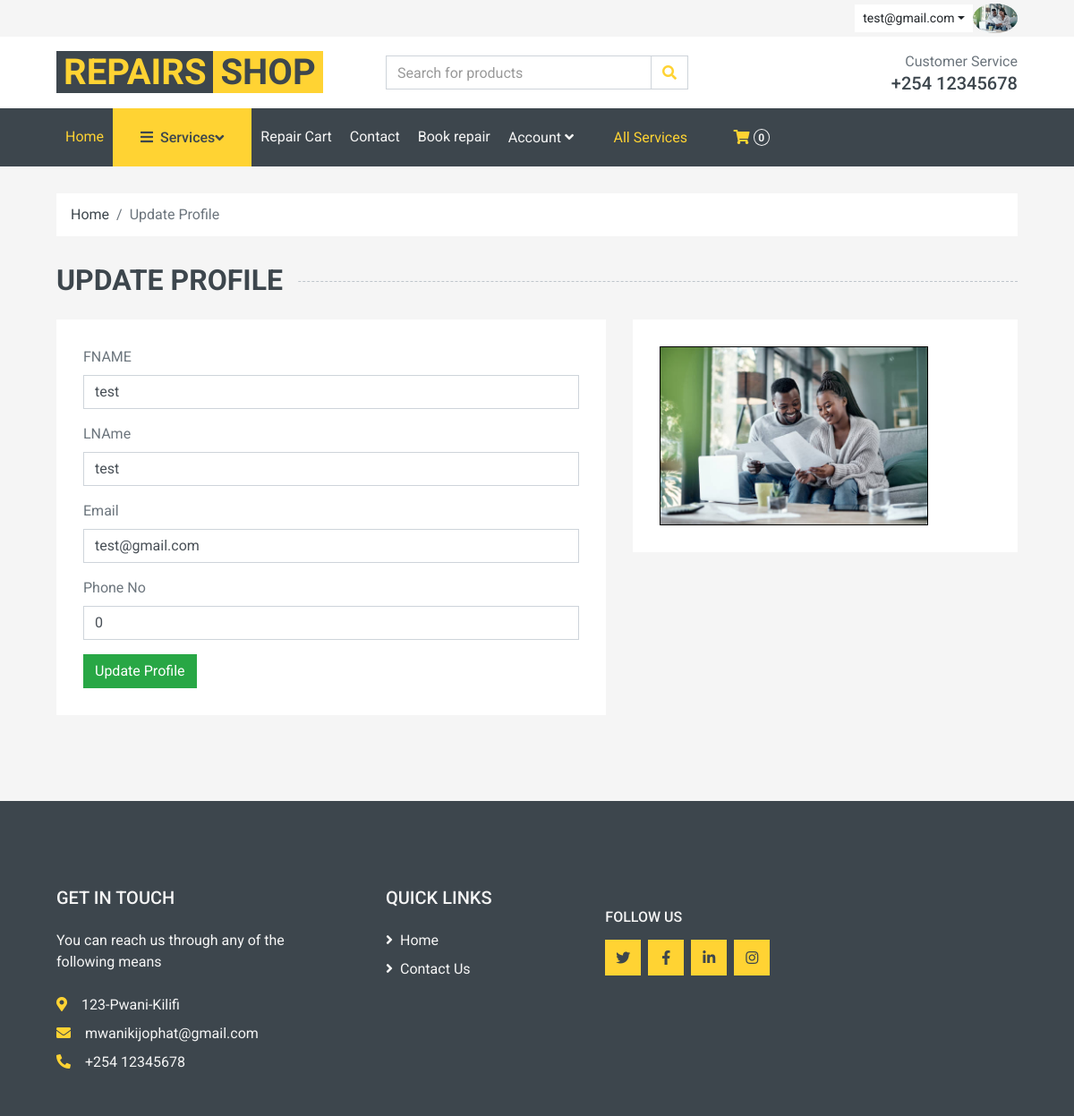
Page /profile.php (signed in) on the committed database.
### tables this page shows
CREATE TABLE `users` (
  `id` bigint(255) NOT NULL,
  `fname` varchar(15) NOT NULL,
  `lname` varchar(15) NOT NULL,
  `email` varchar(255) NOT NULL,
  `password` varchar(255) NOT NULL,
  `contact` int(15) NOT NULL,
  `status` int(2) DEFAULT NULL,
  `creationdate` timestamp NOT NULL DEFAULT current_timestamp(),
  `updationdate` timestamp NULL DEFAULT NULL ON UPDATE current_timestamp(),
  `profilepic` varchar(100) NOT NULL
);

CREATE TABLE `system` (
  `id` int(11) NOT NULL,
  `email` varchar(50) NOT NULL,
  `address` varchar(100) NOT NULL,
  `mobile` int(15) NOT NULL,
  `working hours` varchar(100) NOT NULL,
  `profilepic` varchar(100) NOT NULL
);

### profile.php (the view, shortened to what this page needs)
<?php
include('includes/config.php');
if (strlen($_SESSION['login']) == 0) {
    header('location: login.php');
} else
{
    ?>
        <!DOCTYPE html>
<html lang="en">
<head>
    <link href="https://cdnjs.cloudflare.com/ajax/libs/font-awesome/5.10.0/css/all.min.css" rel="stylesheet">
    <link href="lib/animate/animate.min.css" rel="stylesheet">
    <link href="lib/owlcarousel/assets/owl.carousel.min.css" rel="stylesheet">
    <link href="css/style.css" rel="stylesheet">
</head>
<body>
<?php include('includes/header.php');?>
    <div class="container-fluid">
        <div class="row px-xl-5">
            <div class="col-12">
                <nav class="breadcrumb bg-light mb-30">
                    <a class="breadcrumb-item text-dark" href="#">Home</a>
                    <span class="breadcrumb-item active">Update Profile</span>
                </nav>
            </div>
        </div>
    </div>
    <div class="container-fluid">
        <h2 class="section-title position-relative text-uppercase mx-xl-5 mb-4"><span class="bg-secondary pr-3">Update Profile</span></h2>
        <div class="row px-xl-5">
            <div class="col-lg-7 mb-5">
                <div class="contact-form bg-light p-30">
                    <?php
                        $email = $_SESSION['login'];
                        $sql2 = "SELECT * FROM `users` WHERE `email`=:email";
                        $query = $dbh->prepare($sql2);
                        $query->bindParam(':email', $email, PDO::PARAM_STR);
                        $query->execute();
                        $results = $query->fetchAll(PDO::FETCH_OBJ);
                        if ($query->rowCount() > 0) {
                        foreach ($results
                        as $result) { ?>
                    <form method="post">
                        <div class="control-group">
                        <label for="example-email" class="col-md-12 p-0">FNAME</label>
                            <input type="text" class="form-control" id="name"value="<?php echo htmlentities($result->fname); ?>"  placeholder="Your FName"
                                required="required" name="fname" />
                        </div>
                        <div class="control-group"><label for="example-email" class="col-md-12 p-0">LNAme</label>
                            <input type="text"  placeholder="Your LName"  value="<?php echo htmlentities($result->lname); ?>" name="lname" class="form-control" id="name"
                                required="required"  />
                        </div>
                        <div class="control-group">
                        <label for="example-email" class="col-md-12 p-0">Email</label>
                        <input type="email" name="email"
                                                class="form-control" required="true" value="<?php echo htmlentities($result->email); ?>"
                                                id="example-email">
                        </div>
                        <div class="control-group">
                        <label class="col-md-12 p-0">Phone No</label>
                        <input type="number" name="contact" required="true"  value="<?php echo htmlentities($result->contact); ?>"
                                                class="form-control">
                        </div>
                        <div>
                        <button name="submit" type="submit" class="btn btn-success">Update Profile</button>
                        </div>
                    </form>
                </div>
            </div>
            <div class="col-lg-5 mb-5">
                <div class="bg-light p-30 mb-30">
                                        <img
src="photos/d41d8cd98f00b204e9800998ecf8427e1656931295.jpg"
width="300" height="200" style="border:solid 1px #000">
                </div>
            </div>
        </div>
    </div>
    <?php }
                            } ?>
    <?php include('includes/footer.php');?>
</body>
</html>
<?php }?>

### includes/header.php (shortened to what this page needs)
<div class="container-fluid">
    <div class="row bg-secondary py-1 px-xl-5">
        <div class="col-lg-6 d-none d-lg-block">
        </div>
        <?php
                $email = $_SESSION['login'];
                $sql2 = "SELECT `email` FROM `users` WHERE `email`=:email;";
                $query = $dbh->prepare($sql2);
                $query->bindParam(':email', $email, PDO::PARAM_STR);
                $query->execute();
                $results = $query->fetchAll(PDO::FETCH_OBJ);
                if ($query->rowCount() > 0) {
                    foreach ($results as $result) {
                ?>
        <div class="col-lg-6 text-center text-lg-right">
            <div class="d-inline-flex align-items-center">
                <div class="btn-group">
                    <button type="button" class="btn btn-sm btn-light dropdown-toggle" data-toggle="dropdown"><?php echo htmlentities($result->email); }}?></button>
                </div>
                <div class="btn-group">
                <img  src="photos/d41d8cd98f00b204e9800998ecf8427e1656931295.jpg" class="img-profile rounded-circle" style="width:50px" alt="Cinque Terre">
                </div>
            </div>
            <?php
                                 $email1 = $_SESSION['login'];
                                 $sql1 = "SELECT `id` FROM `users` WHERE `email`=:email1";
                                 $query1 = $dbh->prepare($sql1);
                                 $query1->bindParam(':email1', $email1, PDO::PARAM_STR);
                                 $query1->execute();
                                 $results1 = $query1->fetchAll(PDO::FETCH_OBJ);
                                 if ($query1->rowCount() > 0) {
                                     foreach ($results1 as $result1) {
                                         $uid = $result1->id;
                                     }
                                 }
                                 ?>
        </div>
    </div>
    <div class="row align-items-center bg-light py-3 px-xl-5 d-none d-lg-flex">
        <div class="col-lg-4">
            <a href="#" class="text-decoration-none">
                <span class="h1 text-uppercase text-primary bg-dark px-2">Repairs</span>
                <span class="h1 text-uppercase text-dark bg-primary px-2 ml-n1">Shop</span>
            </a>
        </div>
        <div class="col-lg-4 col-6 text-left">
            <form action="">
                <div class="input-group">
                    <input type="text" class="form-control" placeholder="Search for products">
                    <div class="input-group-append">
                        <span class="input-group-text bg-transparent text-primary">
                            <i class="fa fa-search"></i>
                        </span>
                    </div>
                </div>
            </form>
        </div>
        <?php
                                            $sql = "SELECT * from system";
                                            $query = $dbh->prepare($sql);
                                            $query->execute();
                                            $results = $query->fetchAll(PDO::FETCH_OBJ);
                                            if ($query->rowCount() > 0) {
                                            foreach ($results
                                            as $result) { ?>
        <div class="col-lg-4 col-6 text-right">
            <p class="m-0">Customer Service</p>
            <h5 class="m-0">+254 <?php echo htmlentities($result->mobile);}} ?></h5>
        </div>
    </div>
</div>
<div class="container-fluid bg-dark mb-30">
    <div class="row px-xl-5">
        <div class="col-lg-9">
            <nav class="navbar navbar-expand-lg bg-dark navbar-dark py-3 py-lg-0 px-0">
                <div class="collapse navbar-collapse justify-content-between" id="navbarCollapse">
                    <div class="navbar-nav mr-auto py-0">
                        <a href="index.php" class="nav-item nav-link active">Home</a>
                        <div class="nav-item dropdown">
                            <a href="#" class="btn d-flex align-items-center justify-content-between bg-primary w-100" style="height: 65px; padding: 0 30px;"  data-toggle="dropdown"><h6 class="text-dark m-0"><i class="fa fa-bars mr-2"></i>Services</h6>  <i class="fa fa-angle-down text-dark"></i></a>
                        </div>
                        <div class="nav-item dropdown">
                            <a href="cart.php" class="nav-link dropdown-toggle">Repair Cart</i></a>
                        </div>
                        <a href="contact.php" class="nav-item nav-link">Contact</a>
                        <a href="add-repair.php" class="nav-item nav-link">Book repair</a>
                        <div class="nav-item dropdown">
                            <a href="#" class="nav-link dropdown-toggle" data-toggle="dropdown">Account <i class="fa fa-angle-down mt-1"></i></a>
                        </div>
                    </div>
                    <a href="all-services.php" class="nav-item nav-link">All Services</a>
                    <div class="navbar-nav ml-auto py-0 d-none d-lg-block">
                    <?php
                                 $email1 = $_SESSION['login'];
                                 $sql1 = "SELECT `id` FROM `users` WHERE `email`=:email1";
                                 $query1 = $dbh->prepare($sql1);
                                 $query1->bindParam(':email1', $email1, PDO::PARAM_STR);
                                 $query1->execute();
                                 $results1 = $query1->fetchAll(PDO::FETCH_OBJ);
                                 if ($query1->rowCount() > 0) {
                                     foreach ($results1 as $result1) {
                                         $uid = $result1->id;
                                     }
                                 }
                                 $status = 0;
                                $sql = "SELECT * FROM repairs WHERE  repairs.status=:status and repairs.userid=:uid order by repairs.id desc ";
                                 $query = $dbh->prepare($sql);
                                 $query->bindParam(':uid', $uid, PDO::PARAM_STR);
                                 $query->bindParam(':status', $status, PDO::PARAM_STR);
                                 $query->execute();
                                 $totalitems = $query->rowCount();
                                 ?>
                        <a href="" class="btn px-0 ml-3">
                            <i class="fas fa-shopping-cart text-primary"></i>
                            <span class="badge text-secondary border border-secondary rounded-circle" style="padding-bottom: 2px;"><?php echo htmlentities($totalitems); ?></span>
                        </a>
                    </div>
                </div>
            </nav>
        </div>
    </div>
</div>

### includes/footer.php (shortened to what this page needs)
<div class="container-fluid bg-dark text-secondary mt-5 pt-5">
    <div class="row px-xl-5 pt-5">
        <div class="col-lg-4 col-md-12 mb-5 pr-3 pr-xl-5">
        <?php
                                            $sql = "SELECT * from system";
                                            $query = $dbh->prepare($sql);
                                            $query->execute();
                                            $results = $query->fetchAll(PDO::FETCH_OBJ);
                                            if ($query->rowCount() > 0) {
                                            foreach ($results
                                            as $result) { ?>
            <h5 class="text-secondary text-uppercase mb-4">Get In Touch</h5>
            <p class="mb-4">You can reach us through any of the following means</p>
            <p class="mb-2"><i class="fa fa-map-marker-alt text-primary mr-3"></i><?php echo htmlentities($result->address); ?></p>
            <p class="mb-2"><i class="fa fa-envelope text-primary mr-3"></i><?php echo htmlentities($result->email); ?></p>
            <p class="mb-0"><i class="fa fa-phone-alt text-primary mr-3"></i>+254 <?php echo htmlentities($result->mobile);}} ?></p>
        </div>
        <div class="col-lg-8 col-md-12">
            <div class="row">
                <div class="col-md-4 mb-5">
                    <h5 class="text-secondary text-uppercase mb-4">Quick Links</h5>
                    <div class="d-flex flex-column justify-content-start">
                        <a class="text-secondary mb-2" href="index.php"><i class="fa fa-angle-right mr-2"></i>Home</a>
                        <a class="text-secondary" href="contact.php"><i class="fa fa-angle-right mr-2"></i>Contact Us</a>
                    </div>
                </div>
                <div class="col-md-4 mb-5">
                    <h6 class="text-secondary text-uppercase mt-4 mb-3">Follow Us</h6>
                    <div class="d-flex">
                        <a class="btn btn-primary btn-square mr-2" href="#"><i class="fab fa-twitter"></i></a>
                        <a class="btn btn-primary btn-square mr-2" href="#"><i class="fab fa-facebook-f"></i></a>
                        <a class="btn btn-primary btn-square mr-2" href="#"><i class="fab fa-linkedin-in"></i></a>
                        <a class="btn btn-primary btn-square" href="#"><i class="fab fa-instagram"></i></a>
                    </div>
                </div>
            </div>
        </div>
    </div>
</div>

### rows in the picture
users: email "test@gmail.com", lname "test", contact "0"
system: mobile "12345678", address "123-Pwani-Kilifi", email "mwanikijophat@gmail.com"

### other values in the picture
$totalitems "0"
